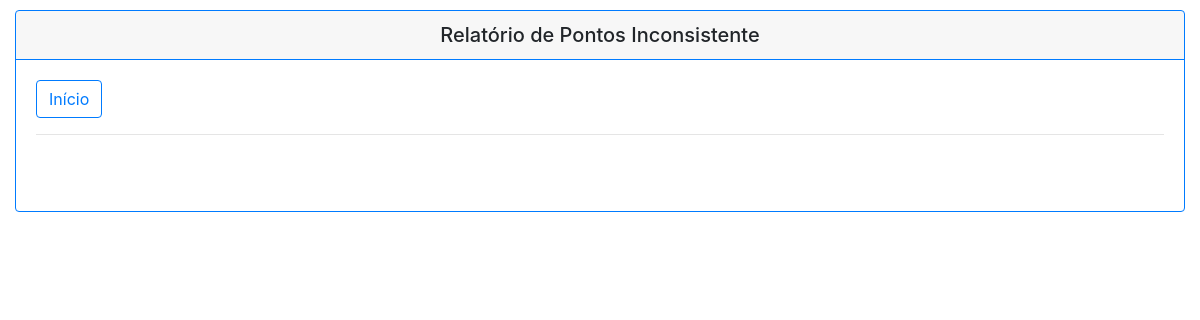
Page /relatorio/ (signed in) on the earlier database version.
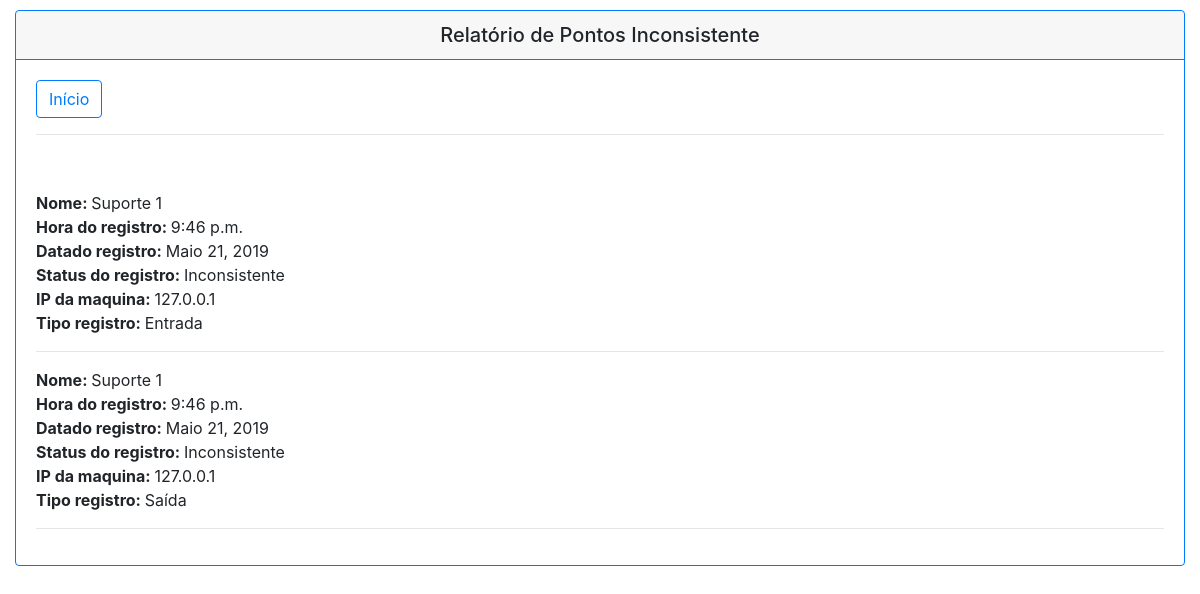
Same page on the later database version.
### app_ponto/models.py (models this page shows, shortened)
class Frequencia(models.Model):
    funcionario = models.ForeignKey(Funcionario, on_delete=models.SET_NULL, blank=True, null=True, verbose_name='Funcionário')
    hora_ponto = models.TimeField('Hora de entrada 1', blank=True, null=True)
    tipo_ponto = models.ForeignKey(TipoPonto, on_delete=models.SET_NULL, blank=True, null=True, verbose_name='Tipo ponto')
    data_resgistro = models.DateField('Data do registro', auto_now_add=True, blank=True, null=True)
    status_ponto = models.ForeignKey(StatusPonto, on_delete=models.SET_NULL, blank=True, null=True, verbose_name='Status ponto')
    ip_registro = models.CharField(max_length=20, default=pegar_ip(), editable=False, blank=True, null=True)
    juntificativa = models.TextField(blank=True, null=True)

class Funcionario(models.Model):
    usuario = models.OneToOneField(User, on_delete=models.SET_NULL, blank=True, null=True, verbose_name='Usuário')
    lider = models.ForeignKey('Funcionario', on_delete=models.SET_NULL, blank=True, null=True, verbose_name='Lider')
    cargo = models.ForeignKey(CargoFuncionario, on_delete=models.SET_NULL, blank=True, null=True, verbose_name='Cargo do funcionário')
    conf_hora = models.ForeignKey(ConfiguracaoHora, on_delete=models.SET_NULL, blank=True, null=True, verbose_name='COnfiguração da hora')
    nome = models.CharField('Nome do funcionário', max_length=128)
    def get_funcionario(self):
        return Funcionario.objects.filter(lider=self)

class StatusPonto(models.Model):
    descricao = models.CharField('Descrição', max_length=128)
    def __str__(self):
        return self.descricao

class TipoPonto(models.Model):
    descricao = models.CharField('Descrição', max_length=128)
    def __str__(self):
        return self.descricao

### app_ponto/views.py (the view)
# urls.py: path('relatorio/', relatorio_inconsistentes, name='relatorio'),
def relatorio_inconsistentes(request):
    frequencia = Frequencia.objects.all()
    user = request.user
    func = Funcionario.objects.get(usuario=user)
    return render(request, 'app_ponto/relatorio_inconsistentes.html', {'frequencia': frequencia, 'user': user, 'func': func})

### app_ponto/templates/app_ponto/relatorio_inconsistentes.html (shortened to what this page needs)
{% if user.is_authenticated %}
<!DOCTYPE html>
<html>
    <head>
        <link rel="stylesheet" href="https://stackpath.bootstrapcdn.com/bootstrap/4.3.1/css/bootstrap.min.css">
    </head>
    <body>
            <div class="container col-md-12" style="margin-top: 10px">
                <div class="card border-primary mb-3">
                    <h5 class="card-header text-center border-primary">Relatório de Pontos Inconsistente</h5>
                    <div class="card-body">
                        <div>
                            <a class="btn btn-outline-primary" href="{% url 'home'%}" role="button">Início</a>
                        </div>
                        <hr>
                        <br>
                            <div>
								{% for i in func.get_funcionario %}
									{% for funcionario in frequencia %}
										{% if funcionario.funcionario.lider == func %}
											{% if funcionario.status_ponto.descricao == "Inconsistente" %}
												 <div>
                                                     <b>Nome: </b>{{ funcionario.funcionario.nome }}
                                                     <br>
                                                     <b>Hora do registro: </b>{{ funcionario.hora_ponto }}
													 <br>
                                                     <b>Datado registro: </b>{{ funcionario.data_resgistro }}
                                                     <br>
                                                     <b>Status do registro: </b>{{ funcionario.status_ponto }}
                                                     <br>
                                                     <b>IP da maquina: </b>{{ funcionario.ip_registro }}
                                                     <br>
													 <b>Tipo registro: </b> {{ funcionario.tipo_ponto }}
												 </div>
											<hr>
											{% endif %}
										{% endif %}
									{% endfor %}
								{% endfor %}
                            </div>
                    </div>
                </div>
            </div>
    </body>
</html>
{% endif %}

Differences in the rows shown:
added Frequencia: funcionario.nome "Suporte 1", hora_ponto "9:46 p.m.", data_resgistro "Maio 21, 2019", status_ponto "Inconsistente", ip_registro "127.0.0.1", tipo_ponto "Entrada"
added Frequencia: funcionario.nome "Suporte 1", hora_ponto "9:46 p.m.", data_resgistro "Maio 21, 2019", status_ponto "Inconsistente", ip_registro "127.0.0.1", tipo_ponto "Saída"
